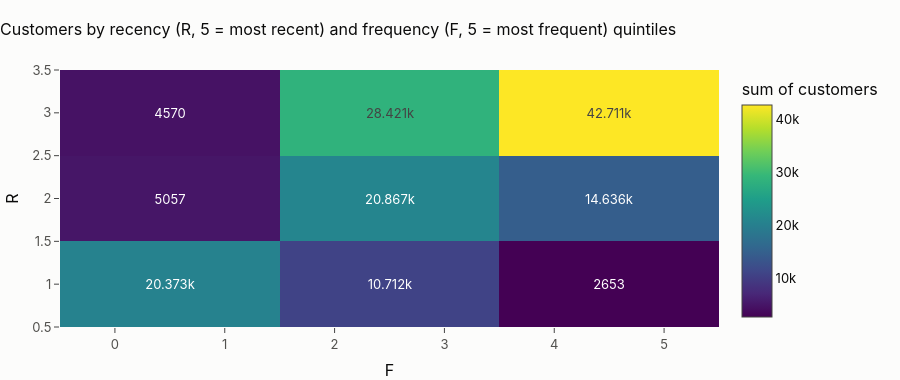

Notebook cell for this chart:
### Code cell
snap["R"] = pd.qcut(-snap.recency_months.fillna(99), 5, labels=False, duplicates="drop") + 1
snap["F"] = pd.qcut(snap.tx_per_active_month.fillna(0).rank(method="first"), 5, labels=False) + 1
snap["M"] = (
    pd.qcut(snap.outflow_per_active_month.fillna(0).rank(method="first"), 5, labels=False) + 1
)
rfm = (
    snap.groupby(["R", "F"])
    .agg(customers=("customer_id", "size"), spend=("lifetime_outflow_usd", "sum"))
    .reset_index()
)
fig = px.density_heatmap(
    rfm,
    x="F",
    y="R",
    z="customers",
    histfunc="sum",
    text_auto=True,
    title="Customers by recency (R, 5 = most recent) and frequency (F, 5 = most frequent) quintiles",
)
fig.update_layout(height=380)
fig.show()
corr = snap[
    ["recency_months", "tx_per_active_month", "outflow_per_active_month", "lifetime_contacts"]
].corr(method="spearman")
show(corr.round(3), paging=False)

### Figure 1 — Plotly figure (JSON) as saved in the notebook; plotly's stock layout.template omitted (floating-point values rounded to 4 significant figures)
{"data": [{"coloraxis": "coloraxis", "histfunc": "sum", "hovertemplate": "F=%{x}<br>R=%{y}<br>sum of customers=%{z}<extra></extra>", "name": "", "texttemplate": "%{z}", "type": "histogram2d", "x": [1, 2, 3, 4, 5, 1, 2, 3, 4, 5, 1, 2, 3, 4, 5], "xaxis": "x", "xbingroup": "x", "y": [1, 1, 1, 1, 1, 2, 2, 2, 2, 2, 3, 3, 3, 3, 3], "yaxis": "y", "ybingroup": "y", "z": [20373, 6752, 3960, 2078, 575, 5057, 10745, 10122, 8661, 5975, 4570, 12503, 15918, 19261, 23450]}], "layout": {"coloraxis": {"colorbar": {"title": {"text": "sum of customers"}}, "colorscale": [[0.0, "#440154"], [0.1111, "#482878"], [0.2222, "#3e4989"], [0.3333, "#31688e"], [0.4444, "#26828e"], [0.5556, "#1f9e89"], [0.6667, "#35b779"], [0.7778, "#6ece58"], [0.8889, "#b5de2b"], [1.0, "#fde725"]]}, "height": 380, "legend": {"tracegroupgap": 0}, "title": {"text": "Customers by recency (R, 5 = most recent) and frequency (F, 5 = most frequent) quintiles"}, "xaxis": {"anchor": "y", "domain": [0.0, 1.0], "title": {"text": "F"}}, "yaxis": {"anchor": "x", "domain": [0.0, 1.0], "title": {"text": "R"}}}}
